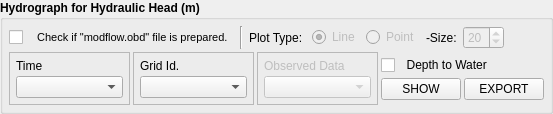
            <widget class="QGroupBox" name="groupBox_plot_wt">
             <property name="font">
              <font>
               <weight>75</weight>
               <bold>true</bold>
              </font>
             </property>
             <property name="title">
              <string>Hydrograph for Hydraulic Head (m)</string>
             </property>
             <layout class="QVBoxLayout" name="verticalLayout_27">
              <property name="spacing">
               <number>3</number>
              </property>
              <property name="margin">
               <number>6</number>
              </property>
              <item>
               <layout class="QHBoxLayout" name="horizontalLayout_56">
                <property name="spacing">
                 <number>6</number>
                </property>
                <property name="leftMargin">
                 <number>0</number>
                </property>
                <property name="topMargin">
                 <number>0</number>
                </property>
                <item>
                 <widget class="QCheckBox" name="checkBox_wt_obd">
                  <property name="font">
                   <font>
                    <pointsize>8</pointsize>
                    <weight>50</weight>
                    <bold>false</bold>
                   </font>
                  </property>
                  <property name="text">
                   <string>   Check if &quot;modflow.obd&quot; file is prepared.</string>
                  </property>
                  <property name="tristate">
                   <bool>false</bool>
                  </property>
                 </widget>
                </item>
                <item>
                 <widget class="Line" name="line_18">
                  <property name="orientation">
                   <enum>Qt::Vertical</enum>
                  </property>
                 </widget>
                </item>
                <item>
                 <widget class="QLabel" name="label_3">
                  <property name="font">
                   <font>
                    <weight>50</weight>
                    <bold>false</bold>
                   </font>
                  </property>
                  <property name="text">
                   <string>Plot Type: </string>
                  </property>
                 </widget>
                </item>
                <item>
                 <widget class="QRadioButton" name="radioButton_wt_obd_line">
                  <property name="enabled">
                   <bool>false</bool>
                  </property>
                  <property name="font">
                   <font>
                    <weight>50</weight>
                    <bold>false</bold>
                   </font>
                  </property>
                  <property name="text">
                   <string>Line</string>
                  </property>
                  <property name="checked">
                   <bool>true</bool>
                  </property>
                  <attribute name="buttonGroup">
                   <string notr="true">buttonGroup_wt_obd</string>
                  </attribute>
                 </widget>
                </item>
                <item>
                 <widget class="QRadioButton" name="radioButton_wt_obd_pt">
                  <property name="enabled">
                   <bool>false</bool>
                  </property>
                  <property name="font">
                   <font>
                    <weight>50</weight>
                    <bold>false</bold>
                   </font>
                  </property>
                  <property name="text">
                   <string>Point</string>
                  </property>
                  <attribute name="buttonGroup">
                   <string notr="true">buttonGroup_wt_obd</string>
                  </attribute>
                 </widget>
                </item>
                <item>
                 <widget class="QLabel" name="label_11">
                  <property name="font">
                   <font>
                    <weight>50</weight>
                    <bold>false</bold>
                   </font>
                  </property>
                  <property name="text">
                   <string>-Size:</string>
                  </property>
                 </widget>
                </item>
                <item>
                 <widget class="QSpinBox" name="spinBox_wt_obd_size">
                  <property name="enabled">
                   <bool>false</bool>
                  </property>
                  <property name="font">
                   <font>
                    <weight>50</weight>
                    <bold>false</bold>
                   </font>
                  </property>
                  <property name="value">
                   <number>20</number>
                  </property>
                 </widget>
                </item>
                <item>
                 <spacer name="horizontalSpacer_16">
                  <property name="orientation">
                   <enum>Qt::Horizontal</enum>
                  </property>
                  <property name="sizeHint" stdset="0">
                   <size>
                    <width>40</width>
                    <height>20</height>
                   </size>
                  </property>
                 </spacer>
                </item>
               </layout>
              </item>
              <item>
               <layout class="QHBoxLayout" name="horizontalLayout_25">
                <property name="topMargin">
                 <number>0</number>
                </property>
                <item>
                 <widget class="QFrame" name="frame_6">
                  <property name="frameShape">
                   <enum>QFrame::StyledPanel</enum>
                  </property>
                  <property name="frameShadow">
                   <enum>QFrame::Raised</enum>
                  </property>
                  <layout class="QVBoxLayout" name="verticalLayout_33">
                   <property name="spacing">
                    <number>3</number>
                   </property>
                   <property name="margin">
                    <number>6</number>
                   </property>
                   <item>
                    <widget class="QLabel" name="label_46">
                     <property name="font">
                      <font>
                       <weight>50</weight>
                       <bold>false</bold>
                      </font>
                     </property>
                     <property name="text">
                      <string>Time</string>
                     </property>
                    </widget>
                   </item>
                   <item>
                    <widget class="QComboBox" name="comboBox_hh_time"/>
                   </item>
                  </layout>
                 </widget>
                </item>
                <item>
                 <widget class="QFrame" name="frame_7">
                  <property name="frameShape">
                   <enum>QFrame::StyledPanel</enum>
                  </property>
                  <property name="frameShadow">
                   <enum>QFrame::Raised</enum>
                  </property>
                  <layout class="QVBoxLayout" name="verticalLayout_34">
                   <property name="spacing">
                    <number>3</number>
                   </property>
                   <property name="margin">
                    <number>6</number>
                   </property>
                   <item>
                    <widget class="QLabel" name="label_12">
                     <property name="font">
                      <font>
                       <weight>50</weight>
                       <bold>false</bold>
                      </font>
                     </property>
                     <property name="text">
                      <string>Grid Id.</string>
                     </property>
                    </widget>
                   </item>
                   <item>
                    <widget class="QComboBox" name="comboBox_grid_id"/>
                   </item>
                  </layout>
                 </widget>
                </item>
                <item>
                 <widget class="QFrame" name="frame_wt_obd">
                  <property name="enabled">
                   <bool>false</bool>
                  </property>
                  <property name="frameShape">
                   <enum>QFrame::StyledPanel</enum>
                  </property>
                  <property name="frameShadow">
                   <enum>QFrame::Raised</enum>
                  </property>
                  <layout class="QVBoxLayout" name="verticalLayout_35">
                   <property name="spacing">
                    <number>3</number>
                   </property>
                   <property name="margin">
                    <number>6</number>
                   </property>
                   <item>
                    <widget class="QLabel" name="label_47">
                     <property name="font">
                      <font>
                       <weight>50</weight>
                       <bold>false</bold>
                      </font>
                     </property>
                     <property name="text">
                      <string>Observed Data</string>
                     </property>
                    </widget>
                   </item>
                   <item>
                    <widget class="QComboBox" name="comboBox_wt_obs_data"/>
                   </item>
                  </layout>
                 </widget>
                </item>
                <item>
                 <layout class="QVBoxLayout" name="verticalLayout_36">
                  <property name="spacing">
                   <number>0</number>
                  </property>
                  <property name="topMargin">
                   <number>0</number>
                  </property>
                  <property name="bottomMargin">
                   <number>0</number>
                  </property>
                  <item>
                   <widget class="QCheckBox" name="checkBox_depthTowater">
                    <property name="font">
                     <font>
                      <weight>50</weight>
                      <bold>false</bold>
                     </font>
                    </property>
                    <property name="text">
                     <string>  Depth to Water</string>
                    </property>
                   </widget>
                  </item>
                  <item>
                   <layout class="QHBoxLayout" name="horizontalLayout_54">
                    <property name="spacing">
                     <number>3</number>
                    </property>
                    <property name="leftMargin">
                     <number>0</number>
                    </property>
                    <property name="topMargin">
                     <number>0</number>
                    </property>
                    <item>
                     <widget class="QPushButton" name="pushButton_plot_wt">
                      <property name="enabled">
                       <bool>true</bool>
                      </property>
                      <property name="sizePolicy">
                       <sizepolicy hsizetype="Minimum" vsizetype="Fixed">
                        <horstretch>0</horstretch>
                        <verstretch>0</verstretch>
                       </sizepolicy>
                      </property>
                      <property name="font">
                       <font>
                        <weight>50</weight>
                        <italic>false</italic>
                        <bold>false</bold>
                        <underline>false</underline>
                       </font>
                      </property>
                      <property name="text">
                       <string>SHOW</string>
                      </property>
                     </widget>
                    </item>
                    <item>
                     <widget class="QPushButton" name="pushButton_export_wt">
                      <property name="font">
                       <font>
                        <weight>50</weight>
                        <bold>false</bold>
                       </font>
                      </property>
                      <property name="text">
                       <string>EXPORT</string>
                      </property>
                     </widget>
                    </item>
                   </layout>
                  </item>
                 </layout>
                </item>
               </layout>
              </item>
             </layout>
            </widget>
